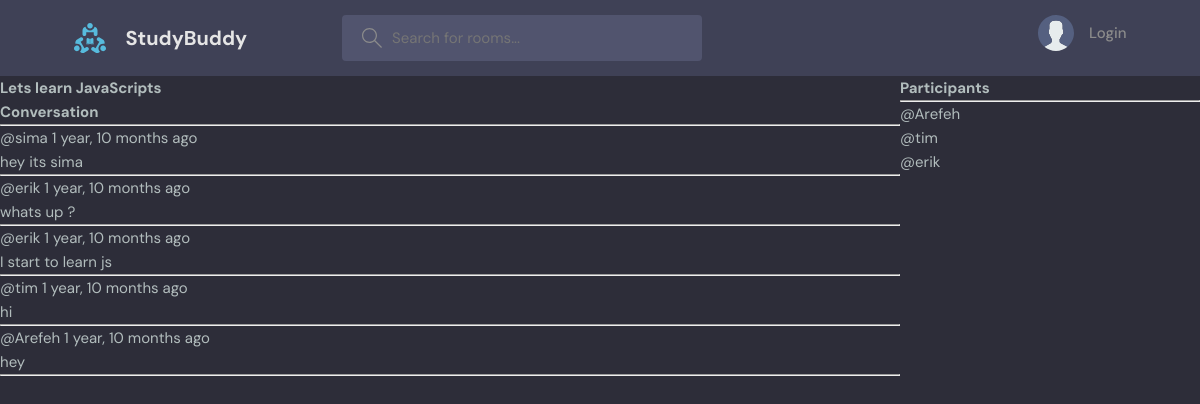
The page /room/1/ on the database its author committed.
### base/models.py (models this page shows, shortened)
class Room(models.Model):
    host = models.ForeignKey(User, on_delete=models.SET_NULL, null=True)
    topic = models.ForeignKey(Topic, on_delete=models.SET_NULL, null=True)
    name = models.CharField(max_length=200)
    description = models.TextField(null=True, blank=True)
    participants = models.ManyToManyField(User, related_name='participants', blank=True)
    updated = models.DateTimeField(auto_now=True)
    created = models.DateTimeField(auto_now_add=True)
    class Meta:
        ordering = ['-updated' , '-created']

class Message(models.Model) :
    user = models.ForeignKey(User, on_delete=models.CASCADE)
    room = models.ForeignKey(Room ,on_delete=models.CASCADE)
    body = models.TextField()
    updated = models.DateTimeField(auto_now=True)
    created = models.DateTimeField(auto_now_add=True)
    class Meta:
        ordering = ['-updated' , '-created']

### base/views.py (the view, shortened to what this page needs)
# urls.py: path('room/<str:pk>/', views.room, name="room"),
def room(request, pk):
    room = Room.objects.get(id=pk)
    room_messages = room.message_set.all()
    participants = room.participants.all()
    context = {'room' : room, 'room_messages' : room_messages, 'participants': participants}
    return render(request , 'base/room.html', context)

### base/templates/base/room.html (shortened to what this page needs)
{% extends 'main.html' %}
{%block content%}
<div class="room-container">
    <div>
        <h1>{{room.name}}</h1>
        <p{{room.description}}></p>
        <div class="comment-wrapper">
            <h3>Conversation</h3>
            <hr>
            {% for message in room_messages %}
                <div>
                    <small>@{{message.user}} {{message.created|timesince}} ago </small>
                    <p>{{message.body}}</p>
                    <hr>
                </div>
            {% endfor %}
        </div>
    </div>
    <div>
        <h3>Participants</h3>
        <hr>
        {% for user in participants %}
            <div>@{{user.username}}</div>
        {% endfor %}
    </div>
</div>
{%endblock content%}

### static/styles/style.css (style rules this page uses)
:root { --color-main: #71c6dd; --color-main-light: #e1f6fb; --color-dark: #3f4156; --color-dark-medium: #51546e; --color-dark-light: #696d97; --color-light: #e5e5e5; --color-gray: #8b8b8b; --color-light-gray: #b2bdbd; --color-bg: #2d2d39; --color-success: #5dd693; --color-error: #fc4b0b; }
* { font-family: "DM Sans", -apple-system, BlinkMacSystemFont, "Segoe UI", Roboto, Oxygen, Ubuntu, Cantarell, "Open Sans", "Helvetica Neue", sans-serif; margin: 0; padding: 0; box-sizing: border-box; text-rendering: optimizeLegibility; font-size: inherit; }
html { font-size: 56.25%; }
@media only screen and (min-width: 1200px) { html { font-size: 62.5%; } }
body { line-height: 1.6; font-weight: 400; font-size: 1.5rem; color: var(--color-light-gray); background-color: var(--color-bg); min-height: 100vh; }

### base/templates/base/room.html (style rules this page uses)
.room-container { display: grid; grid-template-columns: 3fr 1fr; }

### rows shown on the page
Room: name "Lets learn JavaScripts"
Message: user "sima", created "1 year, 10 months", body "hey its sima"
Message: user "erik", created "1 year, 10 months", body "whats up ?"
Message: user "erik", created "1 year, 10 months", body "I start to learn js"
Message: user "tim", created "1 year, 10 months", body "hi"
Message: user "Arefeh", created "1 year, 10 months", body "hey"

### other values the page prints
{{ user.username }} "Arefeh"
{{ user.username }} "tim"
{{ user.username }} "erik"
